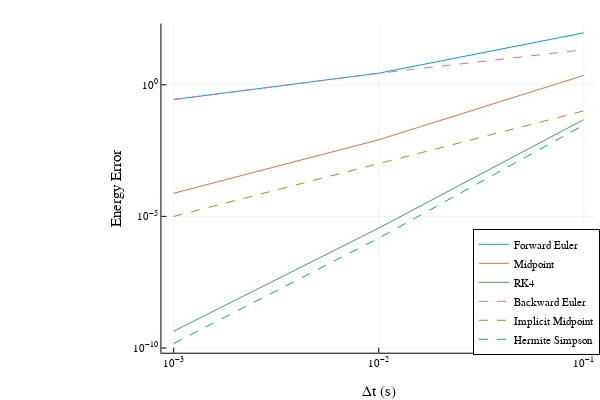

Notebook source saved alongside this figure:
### Code cell
function max_err_E(E)
    E0 = E[1]
    err = abs.(E .- E0)
    return maximum(err)
end
function get_explicit_energy_error(integrator::Function, dts::Vector)
    [max_err_E(simulate_explicit(params,double_pendulum_dynamics,integrator,x0,dt,tf)[2]) for dt in dts]
end
function get_implicit_energy_error(integrator::Function, dts::Vector)
    [max_err_E(simulate_implicit(params,double_pendulum_dynamics,integrator,x0,dt,tf)[2]) for dt in dts]
end


const tf = 2.0
let 
    # here we compare everything 
    dts = [1e-3,1e-2,1e-1]
    explicit_integrators = [forward_euler, midpoint, rk4]
    implicit_integrators = [backward_euler, implicit_midpoint, hermite_simpson]

    explicit_data = [get_explicit_energy_error(integrator, dts) for integrator in explicit_integrators]
    implicit_data = [get_implicit_energy_error(integrator, dts) for integrator in implicit_integrators]

    plot(dts, hcat(explicit_data...),label = ["Forward Euler" "Midpoint" "RK4"],xaxis=:log10,yaxis=:log10, xlabel = "Δt (s)", ylabel = "Energy Error")
    plot!(dts, hcat(implicit_data...),ls = :dash, label = ["Backward Euler" "Implicit Midpoint" "Hermite Simpson"])
    plot!(legend=:bottomright)
end

### Figure 1 — Plotly figure (JSON) as saved in the notebook; plotly's stock layout.template omitted (floating-point values rounded to 4 significant figures)
{"data": [{"colorbar": {"len": 0.9143, "title": "", "x": 0.9934, "y": 0.533}, "legendgroup": "Forward Euler", "line": {"color": "rgba(0, 154, 250, 1.000)", "dash": "solid", "shape": "linear", "width": 1}, "mode": "lines", "name": "Forward Euler", "showlegend": true, "type": "scatter", "x": [0.001, 0.01, 0.1], "xaxis": "x", "y": [0.2747, 2.753, 93.81], "yaxis": "y"}, {"colorbar": {"len": 0.9143, "title": "", "x": 0.9934, "y": 0.533}, "legendgroup": "Midpoint", "line": {"color": "rgba(227, 111, 71, 1.000)", "dash": "solid", "shape": "linear", "width": 1}, "mode": "lines", "name": "Midpoint", "showlegend": true, "type": "scatter", "x": [0.001, 0.01, 0.1], "xaxis": "x", "y": [7.572e-05, 0.008129, 2.262], "yaxis": "y"}, {"colorbar": {"len": 0.9143, "title": "", "x": 0.9934, "y": 0.533}, "legendgroup": "RK4", "line": {"color": "rgba(62, 164, 78, 1.000)", "dash": "solid", "shape": "linear", "width": 1}, "mode": "lines", "name": "RK4", "showlegend": true, "type": "scatter", "x": [0.001, 0.01, 0.1], "xaxis": "x", "y": [4.346e-10, 3.596e-06, 0.04754], "yaxis": "y"}, {"colorbar": {"len": 0.9143, "title": "", "x": 0.9934, "y": 0.533}, "legendgroup": "Backward Euler", "line": {"color": "rgba(195, 113, 210, 1.000)", "dash": "dash", "shape": "linear", "width": 1}, "mode": "lines", "name": "Backward Euler", "showlegend": true, "type": "scatter", "x": [0.001, 0.01, 0.1], "xaxis": "x", "y": [0.2746, 2.729, 21.38], "yaxis": "y"}, {"colorbar": {"len": 0.9143, "title": "", "x": 0.9934, "y": 0.533}, "legendgroup": "Implicit Midpoint", "line": {"color": "rgba(172, 142, 24, 1.000)", "dash": "dash", "shape": "linear", "width": 1}, "mode": "lines", "name": "Implicit Midpoint", "showlegend": true, "type": "scatter", "x": [0.001, 0.01, 0.1], "xaxis": "x", "y": [9.969e-06, 0.0009987, 0.102], "yaxis": "y"}, {"colorbar": {"len": 0.9143, "title": "", "x": 0.9934, "y": 0.533}, "legendgroup": "Hermite Simpson", "line": {"color": "rgba(0, 170, 174, 1.000)", "dash": "dash", "shape": "linear", "width": 1}, "mode": "lines", "name": "Hermite Simpson", "showlegend": true, "type": "scatter", "x": [0.001, 0.01, 0.1], "xaxis": "x", "y": [1.494e-10, 1.485e-06, 0.02953], "yaxis": "y"}], "layout": {"annotations": [], "height": 400, "legend": {"bgcolor": "rgba(255, 255, 255, 1.000)", "bordercolor": "rgba(0, 0, 0, 1.000)", "borderwidth": 1, "font": {"color": "rgba(0, 0, 0, 1.000)", "family": "sans-serif", "size": 11}, "title": {"font": {"color": "rgba(0, 0, 0, 1.000)", "family": "sans-serif", "size": 15}, "text": ""}, "tracegroupgap": 0, "traceorder": "normal", "x": 1, "xanchor": "right", "y": 0.07, "yanchor": "bottom"}, "margin": {"b": 20, "l": 0, "r": 0, "t": 20}, "paper_bgcolor": "rgba(255, 255, 255, 1.000)", "plot_bgcolor": "rgba(255, 255, 255, 1.000)", "showlegend": true, "width": 600, "xaxis": {"anchor": "y", "domain": [0.2691, 0.9934], "gridcolor": "rgba(0, 0, 0, 0.100)", "gridwidth": 0.5, "linecolor": "rgba(0, 0, 0, 1.000)", "mirror": false, "range": [-3.06, -0.94], "showgrid": true, "showline": true, "showticklabels": true, "tickangle": 0, "tickcolor": "rgb(0, 0, 0)", "tickfont": {"color": "rgba(0, 0, 0, 1.000)", "family": "sans-serif", "size": 11}, "tickmode": "array", "ticks": "inside", "ticktext": ["10<sup>−3</sup>", "10<sup>−2</sup>", "10<sup>−1</sup>"], "tickvals": [0.001, 0.01, 0.1], "title": "Δt (s)", "titlefont": {"color": "rgba(0, 0, 0, 1.000)", "family": "sans-serif", "size": 15}, "type": "log", "visible": true, "zeroline": false, "zerolinecolor": "rgba(0, 0, 0, 1.000)"}, "yaxis": {"anchor": "x", "domain": [0.07581, 0.9902], "gridcolor": "rgba(0, 0, 0, 0.100)", "gridwidth": 0.5, "linecolor": "rgba(0, 0, 0, 1.000)", "mirror": false, "range": [-10.18, 2.326], "showgrid": true, "showline": true, "showticklabels": true, "tickangle": 0, "tickcolor": "rgb(0, 0, 0)", "tickfont": {"color": "rgba(0, 0, 0, 1.000)", "family": "sans-serif", "size": 11}, "tickmode": "array", "ticks": "inside", "ticktext": ["10<sup>−10</sup>", "10<sup>−5</sup>", "10<sup>0</sup>"], "tickvals": [1e-10, 1e-05, 1], "title": "Energy Error", "titlefont": {"color": "rgba(0, 0, 0, 1.000)", "family": "sans-serif", "size": 15}, "type": "log", "visible": true, "zeroline": false, "zerolinecolor": "rgba(0, 0, 0, 1.000)"}}}
